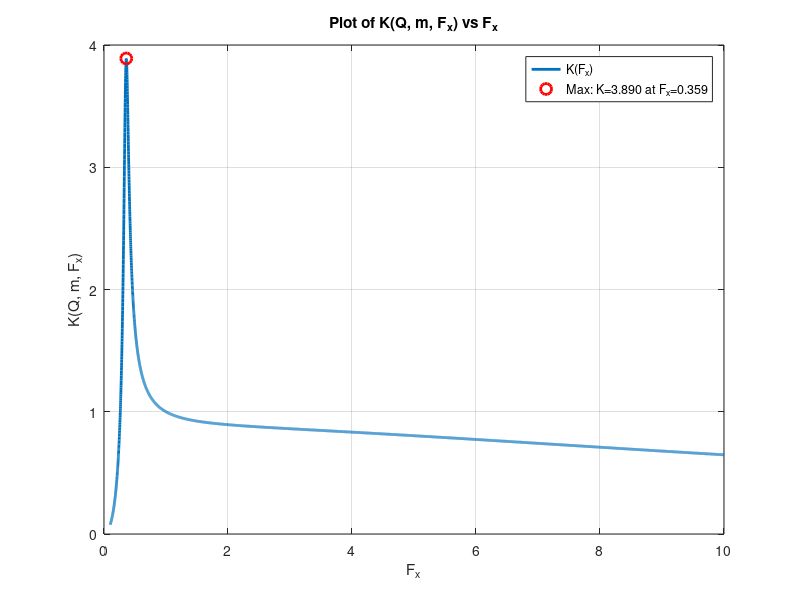

Write MATLAB code to recreate this figure.
clc;

% Parameters
m = 8; % previous value = 8
Q = 0.105; % previous val = 0.6

Np = 1;          % Primary turns
Ns = 75;        % Secondary turns
Vo = 15*1e3;       % Output voltage in Volts
Po_max = 300;    % Max output power in Watts
Qmax = Q;        % Quality factor (already given)
fr = 20e3;       % Resonant frequency (Hz)
R0 = 30e3;
Cr = 6.8 * 1e-6;

Fx = linspace(0.1, 10.0, 10000); % Sweep Fx from 0 to 50

% Eq. 4: Calculate Rac_min
Rac_min = (8/pi^2) * (Np^2 / Ns^2) * (Vo^2 / Po_max);
%Rac_min = (8/pi^2) * (Np^2 / Ns^2) * R0;
fprintf('Rac_min = %.2f Ohms\n', Rac_min);


% Step 1: Solve intermediate values
%A = (Qmax * Rac_min).^2;   % From Eq. 4 -> Lr / Cr = A
%B = 1 / (2 * pi * fr).^2;  % From Eq. 5 -> Lr * Cr = B

% Step 2: Solve using symbolic substitution
% Lr / Cr = A => Lr = A * Cr
% (A * Cr) * Cr = B => A * Cr^2 = B => Cr = sqrt(B / A)
%Cr = sqrt(B / A);
%Lr = A * Cr;
Lr = ((1 / (2 * pi * fr)).^2) / Cr;

%Qmax = sqrt(Lr / Cr) / Rac_min;
%Q = Qmax;


% Equation from image
numerator = Fx.^2 .* (m - 1);
denominator = sqrt((m .* Fx.^2 - 1).^2 + Fx.^2 .* (Fx.^2 - 1).^2 .* (m - 1).^2 .* Q^2);
K = numerator ./ denominator;

% Find maximum value of K and corresponding Fx
[K_max, idx_max] = max(K);
Fx_max = Fx(idx_max);

% Plotting
figure;
plot(Fx, K, 'LineWidth', 2);
hold on;
plot(Fx_max, K_max, 'ro', 'MarkerSize', 8, 'LineWidth', 2); % Mark max point
grid on;
xlabel('F_x');
ylabel('K(Q, m, F_x)');
title('Plot of K(Q, m, F_x) vs F_x');
legend('K(F_x)', sprintf('Max: K=%.3f at F_x=%.3f', K_max, Fx_max), 'Location', 'best');

% Print results
fprintf('Maximum K = %.5f occurs at F_x = %.5f\n', K_max, Fx_max);


% Display results
fprintf('Calculated Cr = %.3e F\n', Cr);
fprintf('Calculated Lr primary = %.3e H\n', Lr);

% Calculate Lm using m
Lm = Lr * (m - 1);
fprintf('Lm primary = %.2e H\n', Lm);

% Calculate turns ratio
a = Np / Ns;

% Calculate secondary side inductances
Lm_secondary = Lm / (a^2);
Llk_secondary = Lr / (a^2);

% Display results
fprintf('Secondary Magnetizing Inductance: %.6e H\n', Lm_secondary);
fprintf('Secondary Leakage Inductance:     %.6e H\n', Llk_secondary);


fprintf('Qmax=%.4f\n\n',Q);

fprintf('.param Cr=%.4fu\n',Cr*1e6);
fprintf('.param Lr=%.4fu\n',Lr*1e6);
fprintf('.param Lm=%.4fu\n',Lm*1e6);
fprintf('.param LSm=%.4fm\n',Lm_secondary*1e3);
fprintf('.param LSr=%.4fm\n',Llk_secondary*1e3);
